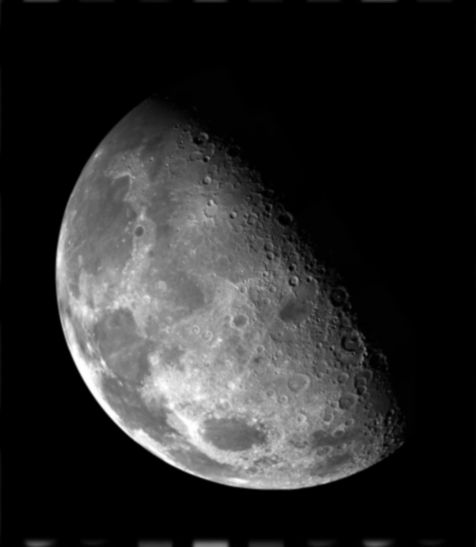
#> input picture moon.png, 476 x 547 px
$ python laplacian-convolution.py   (older library calls are emulated)
#> lines starting #> are read from the running program, lines starting #| are printed output that depends on the picture
#> further down, input_image is the input picture: shape (547, 476, 3); min 0, max 255, mean 41.2
import cv2
import numpy as np
import os

def convolve2D(image, kernel):
    # Get dimensions of the image and kernel
    image_height, image_width = image.shape
#> image_height = 547; image_width = 476
    kernel_height, kernel_width = kernel.shape

    # Calculate padding size
    pad_height = kernel_height // 2
    pad_width = kernel_width // 2

    # Initialize output image
    output_image = np.zeros_like(image, dtype=np.float32)

    # Pad the image with zeros
    padded_image = np.pad(image, ((pad_height, pad_height), (pad_width, pad_width)), mode='reflect')

    # Perform 2D convolution
    for y in range(image_height):
        for x in range(image_width):
            # Extract the region of interest
            roi = padded_image[y:y+kernel_height, x:x+kernel_width]
            # Element-wise multiplication and summation
            output_image[y, x] = np.sum(roi * kernel)
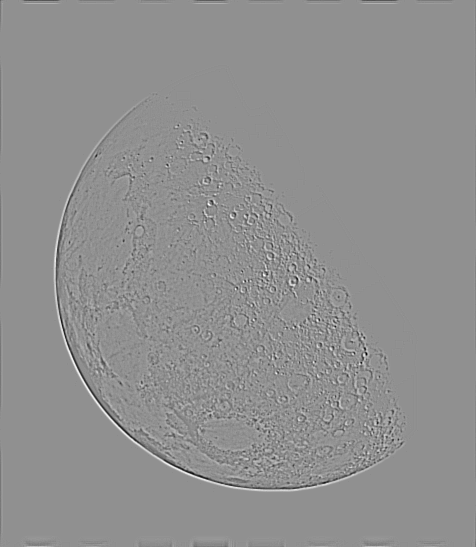
#> output_image: shape (547, 476) float32; min -283, max 218, mean -0.1; drawn with min black and max white

    return output_image

# Create a new directory to save images
output_dir = './output_images/laplacian-convolution'
os.makedirs(output_dir, exist_ok=True)

# Load the input image
input_image = cv2.imread('./moon.png')

# Convert the image to grayscale
gray_image = cv2.cvtColor(input_image, cv2.COLOR_BGR2GRAY)

# Define the Laplacian filter kernel
laplacian_kernel = np.array([[1, 1, 1],
                             [1, -8, 1],
                             [1, 1, 1]], dtype=np.float32)

# Perform convolution
laplacian_filtered = convolve2D(gray_image, laplacian_kernel)

# Multiply Laplacian-filtered image by a constant (-1)
laplacian_filtered *= -1
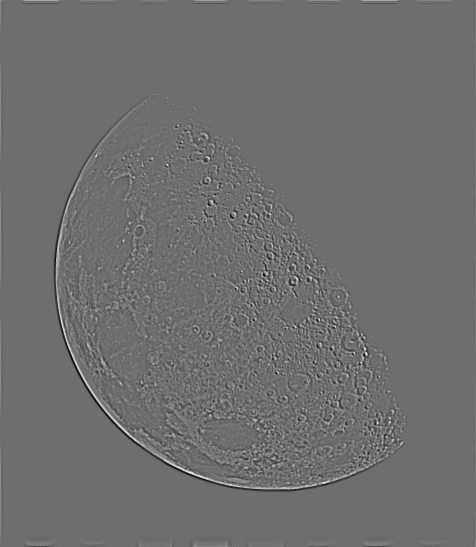
#> laplacian_filtered: shape (547, 476) float32; min -218, max 283, mean 0.1; drawn with min black and max white

# Add Laplacian-filtered image to original grayscale image
sharpened_image = cv2.add(gray_image, laplacian_filtered, dtype=cv2.CV_8UC1)
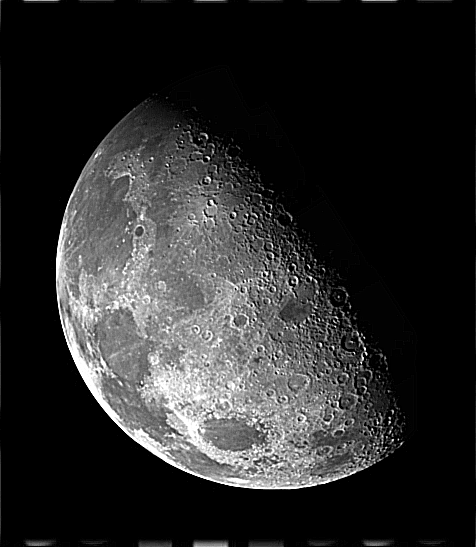
#> sharpened_image: shape (547, 476); min 0, max 255, mean 41.9

# Save the images
cv2.imwrite(os.path.join(output_dir, 'input_gray_image.png'), gray_image)
cv2.imwrite(os.path.join(output_dir, 'sharpened_image.png'), sharpened_image)
cv2.imwrite(os.path.join(output_dir, 'laplacian_filtered_image.png'), laplacian_filtered)
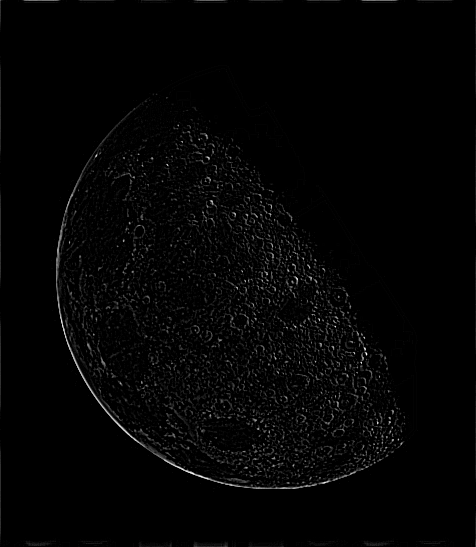
#> saved as laplacian_filtered_image.png: shape (547, 476); min 0, max 255, mean 4.2

# Display the images
cv2.imshow("Input Gray Image", gray_image)
cv2.imshow("Sharpened Image", sharpened_image)
cv2.imshow("Laplacian-filtered Image", laplacian_filtered)
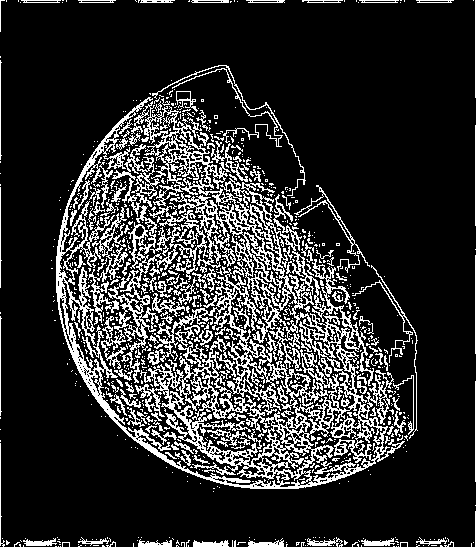
#> window 'Laplacian-filtered Image': shape (547, 476); 18.5% white in thin lines or dots

cv2.waitKey(0)
cv2.destroyAllWindows()
